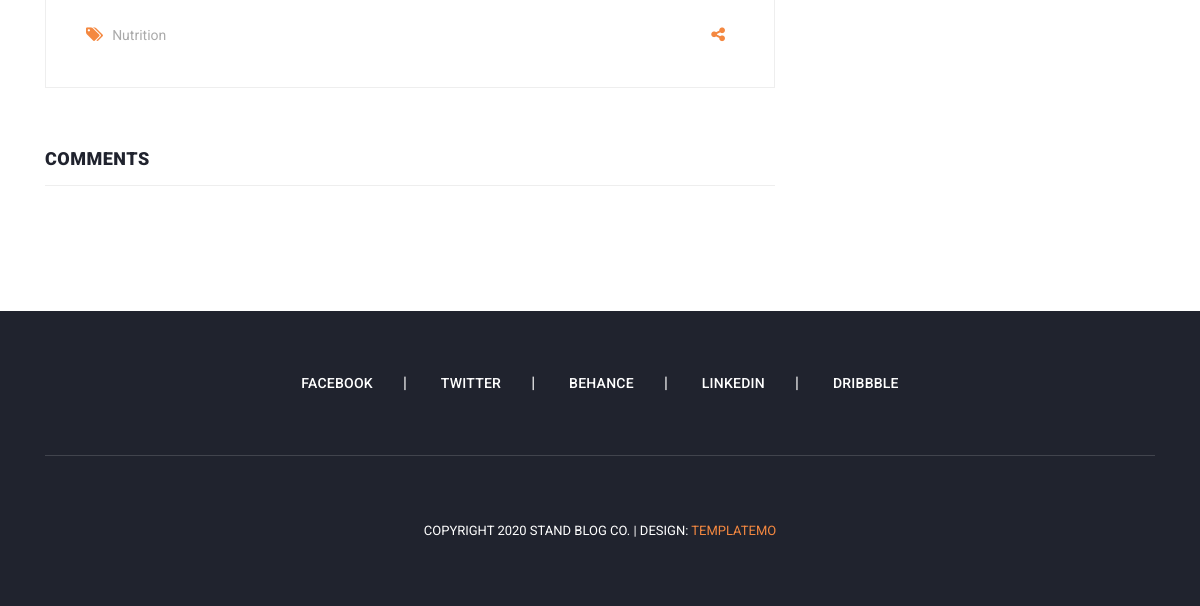
Page /articles/detail/3/ (lower part) on the earlier database version.
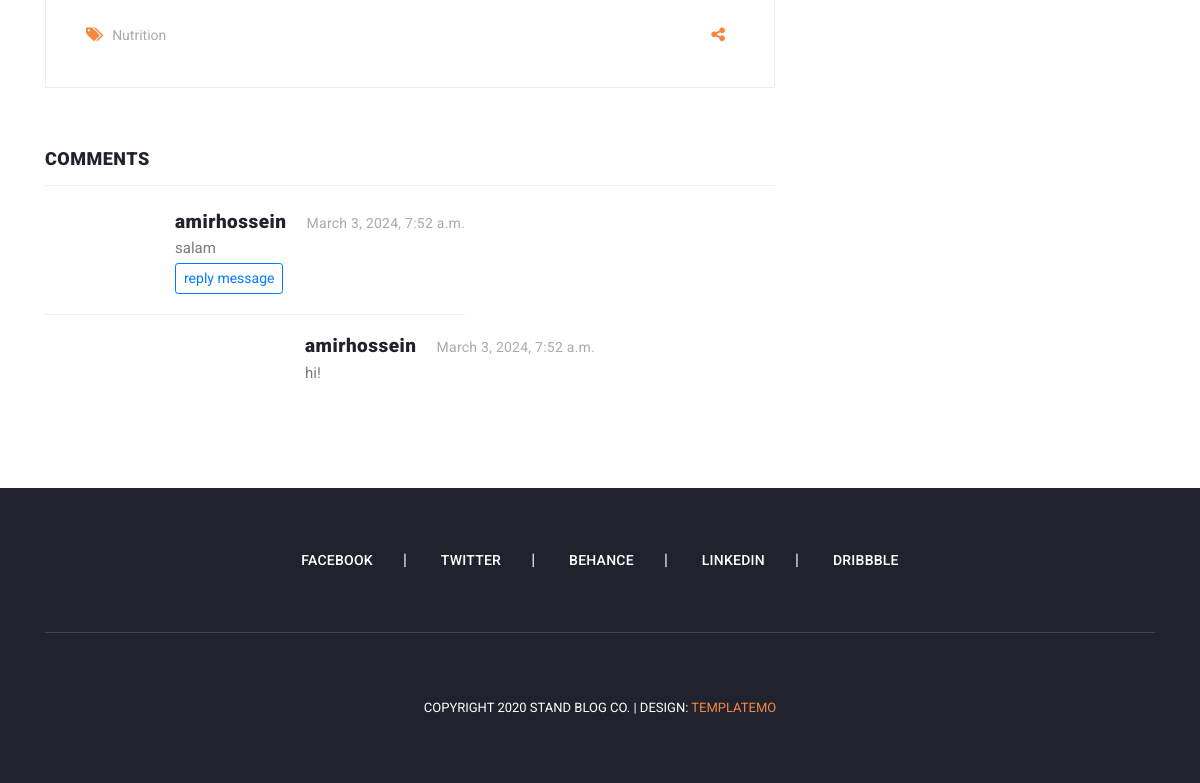
Same page on the later database version.
### blog/models.py (models this page shows, shortened)
class Comment(models.Model):
    article = models.ForeignKey(Article, on_delete=models.CASCADE, related_name="comments")
    user = models.ForeignKey(User, on_delete=models.CASCADE, related_name="comments")
    parent = models.ForeignKey('self', on_delete=models.CASCADE, null=True, blank=True, related_name='replies')
    body = models.TextField()
    created_at = models.DateTimeField(auto_now_add=True)

### blog/views.py (the view)
# urls.py: path('detail/<int:id>/', views.article_detail, name="detail"),
def article_detail(request, id):
    article = get_object_or_404(Article, id=id)
    if request.method == "POST":
        parent_id = request.POST.get('parent_id')
        body = request.POST.get('body')
        Comment.objects.create(body=body, article=article, user=request.user, parent_id=parent_id)
    tips = Tip.objects.all()[:3]
    categories = Category.objects.all()
    return render(request, 'blog/article_details.html', context={'article':article, 'tips':tips, 'categories':categories})

### blog/templates/blog/article_details.html (shortened to what this page needs)
{% extends "home/main.html" %}
{% load static %}
{% load social_share %}
{% load render_partial %}
{% block content %}
    <section class="blog-posts grid-system">
      <div class="container">
        <div class="row">
          <div class="col-lg-8">
            <div class="all-blog-posts">
              <div class="row">
                <div class="col-lg-12">
                  <div class="blog-post">
                    <div class="down-content">
                      <div class="post-options">
                        <div class="row">
                          <div class="col-6">
                            <ul class="post-tags">
                              <li><i class="fa fa-tags"></i></li>
                              <li><a href="#">{{ article.category.first.title }}</a></li>
                            </ul>
                          </div>
                          <div class="col-6">
                            <ul class="post-share">
                              <li><i class="fa fa-share-alt"></i></li>
                            </ul>
                          </div>
                        </div>
                      </div>
                    </div>
                  </div>
                </div>
                <div class="col-lg-12">
                  <div class="sidebar-item comments">
                    <div class="sidebar-heading">
                      <h2>Comments</h2>
                    </div>
                    <div class="content">
                      <ul>
                        {% for comment in article.comments.all %}
                          {% if comment.parent == None %}
                            <li>
                              <div class="right-content">
                                <h4>{{ comment.user.username }}<span>{{ comment.created_at }}</span></h4>
                                <p>{{ comment.body }}</p>
                                <button onclick="set_value({{ comment.id }})" class="btn btn-sm btn-outline-primary">reply message</button>
                              </div>
                            </li>
                            <ul>
                              {% for reply in comment.replies.all %}
                              <li class="replied">
                                <div class="right-content">
                                  <h4>{{ reply.user.username }}<span>{{ reply.created_at }}</span></h4>
                                  <p>{{ reply.body }}</p>
                                </div>
                              </li>
                              {% endfor %}
                            </ul>
                          {% endif %}
                        {% endfor %}
                      </ul>
                    </div>
                  </div>
                </div>
              </div>
            </div>
          </div>
          {% include "home/sidebar.html" %}
    </section>
{% endblock %}

Differences in the rows shown:
added Comment: user.username "amirhossein", created_at "March 3, 2024, 7:52 a.m.", body "salam", shown under "COMMENTS"
added Comment: user.username "amirhossein", created_at "March 3, 2024, 7:52 a.m.", body "hi!"
